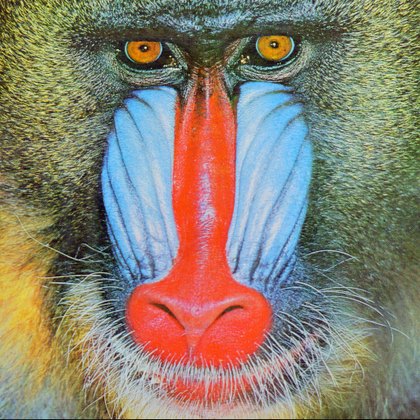
%> input picture baboon24.bmp, 420 x 420 px, shrunk from 512 x 512 before the run; its folder holds only this picture in this run
$ octave custom_image_histogram_demo.m   (GNU Octave 9; MATLAB toolbox functions it lacks are replaced by stand-ins)
%> lines starting %> are read from the running program, lines starting %| are printed output that depends on the picture
### customHistogram.m
function [counts, bin_locations] = customHistogram(imageData, num_bins)
% customHistogram Computes the histogram of an image or a single channel.
%   [counts, bin_locations] = customHistogram(imageData, num_bins)
%   calculates the frequency distribution of pixel values in imageData.
%
%   Inputs:
%       imageData - A matrix of image data (can be grayscale, a color image,
%                   or a single color channel). If a color image is provided,
%                   all pixel values from all channels are flattened and
%                   counted together.
%       num_bins  - The number of bins to use for the histogram (typically
%                   256 for 8-bit images).
%
%   Outputs:
%       counts        - A 1xnum_bins vector of pixel counts for each bin.
%       bin_locations - A 1xnum_bins vector representing the pixel value
%                       for each bin (e.g., 0, 1, ..., 255).

    % Convert input data to a flat vector of doubles for processing.
    data = double(imageData(:));

    % Define the bin edges. For an 8-bit image, values range from 0 to 255.
    % Create num_bins+1 edges from 0 to num_bins because it's a histogram (num_bins bar).
    edges = linspace(0, num_bins, num_bins + 1);

    % Initialize a vector to store the counts (frequency) for each bin.
    counts = zeros(1, num_bins);

    % Loop-based implementation to count the frequencies of each pixel.
    for i = 1:num_bins
        % Count all pixel values that are >= the left edge AND < the right edge.
        counts(i) = sum(data >= edges(i) & data < edges(i+1));
    end

    % The bin locations correspond to the integer pixel values (0, 1, 2, ...).
    bin_locations = 0:(num_bins-1);

end

### custom_image_histogram_demo.m
% Image Processing Demo - Batch processing for multiple images (RGB or Grayscale)
clc;
clear;
close all;

% --- 1. Setup Image Directory ---
% Define the folder where your images are located. '.' means the current folder.
image_folder = '.';
% Find all common image types in the specified folder.
image_files = [
    dir(fullfile(image_folder, '*.bmp'));
    dir(fullfile(image_folder, '*.png'));
    dir(fullfile(image_folder, '*.jpg'))
];

% Check if any images were found
if isempty(image_files)
    error('No image files (.bmp, .png, .jpg) found in the current directory.');
end

% --- 2. Loop Through Each Image ---
for k = 1:length(image_files)
    % Get the full path for the current image
    current_filename = image_files(k).name;
    full_filepath = fullfile(image_folder, current_filename);

    fprintf('Processing image: %s\n', current_filename);

    % --- Read Image ---
    try
        img = imread(full_filepath);
%> img is the input picture: size 420x420x3 uint8; mean R, G, B 137.4, 128.9, 113.1
    catch ME
        warning('Failed to read "%s". Skipping file. Error: %s', current_filename, ME.message);
        continue; % Skip to the next image
    end

    % Display the original image
    figure('Name', [current_filename ' - Original'], 'NumberTitle', 'off');
    imshow(img);
    title(['Original Image: ' current_filename], 'Interpreter', 'none');

    % --- 3. Check Image Type (RGB vs. Grayscale) and Process ---
    num_bins = 256;
    num_channels = size(img, 3);
%> num_channels = 3

    if num_channels == 3 % This is an RGB image

        % --- Library Histogram (converts to grayscale) ---
        figure('Name', [current_filename ' - Library Hist'], 'NumberTitle', 'off');
        imhist(img);
        title({['Library Histogram for ' current_filename], '(Grayscale Version)'}, 'Interpreter', 'none');
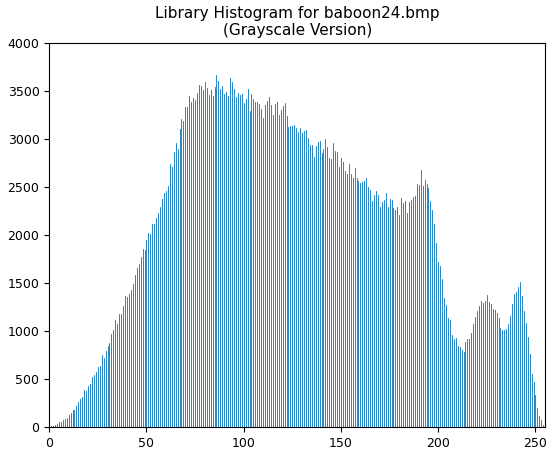
%> figure redrawn from the program's plot data; highest point at x = 86, y = 3669

        % --- Custom Histogram for All Channels Combined ---
        [counts_all, bins_all] = customHistogram(img, num_bins);
%> after the loop in customHistogram, `for i = 1:num_bins`: counts = 256 values, max 3669 at index 87, min 8 at index 2, mean 2067.2
%> this loop made 3 passes; what is shown inside it comes from the first
%> counts_all has the same summary as counts in customHistogram; bins_all = 256 values from 0 to 255
        figure('Name', [current_filename ' - Custom Hist (All)'], 'NumberTitle', 'off');
        bar(bins_all, counts_all, 'hist');
        xlabel('Pixel Value');
        ylabel('Frequency');
        title({['Custom Histogram for ' current_filename], 'All Channels Combined'}, 'Interpreter', 'none');
        xlim([0 num_bins-1]);
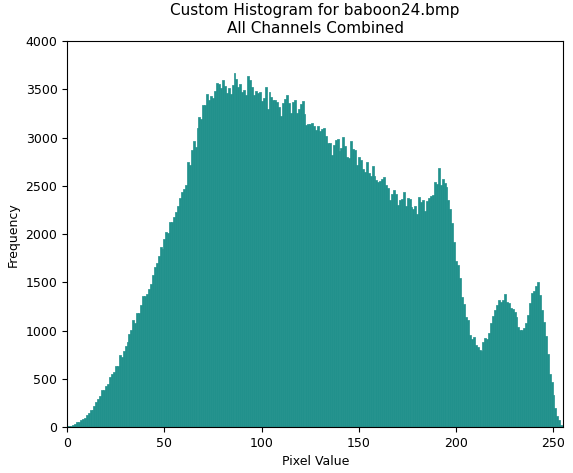
%> figure redrawn from the program's plot data; tallest bar 3669 high, from x = 85.5 to 86.5

        % --- Custom Histogram (per channel) ---
        channel_names = {'Red', 'Green', 'Blue'};
        for c = 1:3
            channel_data = img(:,:,c);
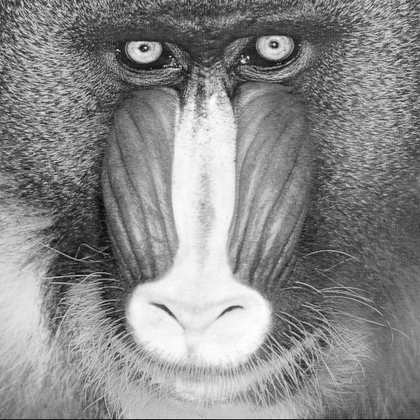
%> channel_data: size 420x420 uint8; min 1, max 255, mean 137.4
            [counts_channel, bins_channel] = customHistogram(channel_data, num_bins);
%> counts_channel = 256 values, max 1297 at index 118, min 0 at index 1, mean 689.1; bins_channel = 256 values from 0 to 255

            figure('Name', [current_filename ' - ' channel_names{c} ' Hist'], 'NumberTitle', 'off');
            bar(bins_channel, counts_channel, 'hist');
            xlabel('Pixel Value');
            ylabel('Frequency');
            title({['Custom Histogram for ' current_filename], [channel_names{c} ' Channel']}, 'Interpreter', 'none');
            xlim([0 num_bins-1]);
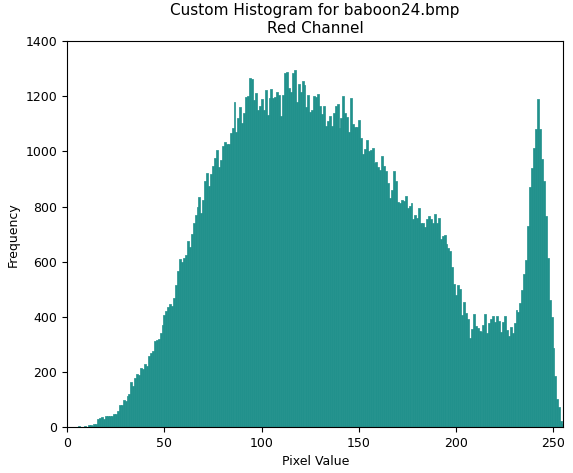
%> figure redrawn from the program's plot data; tallest bar 1297 high, from x = 116.5 to 117.5
        end

    elseif num_channels == 1 % This is a Grayscale image

        % --- Library Histogram ---
        figure('Name', [current_filename ' - Library Hist'], 'NumberTitle', 'off');
        imhist(img);
        title(['Library Histogram for ' current_filename], 'Interpreter', 'none');

        % --- Custom Histogram ---
        [counts_gray, bins_gray] = customHistogram(img, num_bins);
        figure('Name', [current_filename ' - Custom Hist'], 'NumberTitle', 'off');
        bar(bins_gray, counts_gray, 'hist');
        xlabel('Pixel Value');
        ylabel('Frequency');
        title({['Custom Histogram for ' current_filename], '(Grayscale)'}, 'Interpreter', 'none');
        xlim([0 num_bins-1]);

    else
        warning('Image "%s" is not a standard RGB or grayscale image. Skipping.', current_filename);
    end
end

disp('Finished processing all images.');

$ run again, on boat.bmp
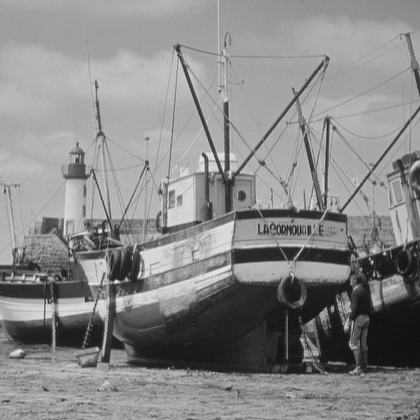
%> input picture boat.bmp, 420 x 420 px, shrunk from 512 x 512 before the run
%> img is the input picture: size 420x420 uint8; min 12, max 234, mean 136.1
%> `title(['Library Histogram for ' current_filename], 'Interpreter', 'non..`:
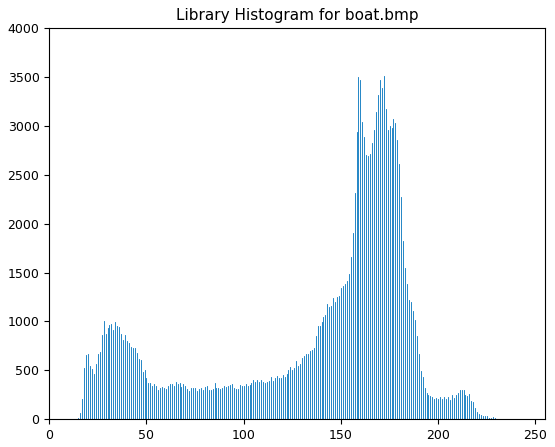
%> figure redrawn from the program's plot data; highest point at x = 172, y = 3505
%> after the loop in customHistogram, `for i = 1:num_bins`: counts = 256 values, max 3505 at index 173, min 0 at index 1, mean 689.1
%> counts_gray has the same summary as counts in customHistogram; bins_gray = 256 values from 0 to 255
%> `xlim([0 num_bins-1]);`:
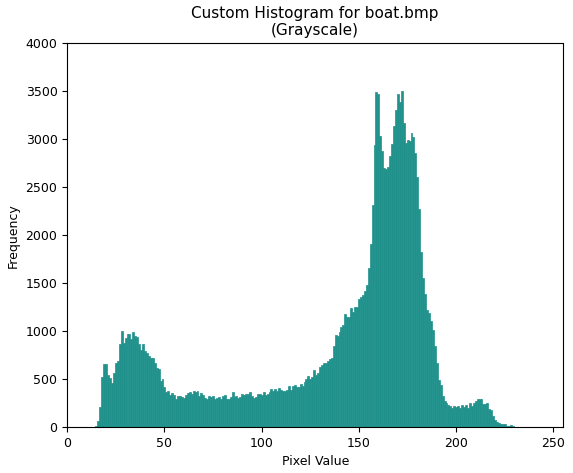
%> figure redrawn from the program's plot data; tallest bar 3505 high, from x = 171.5 to 172.5
